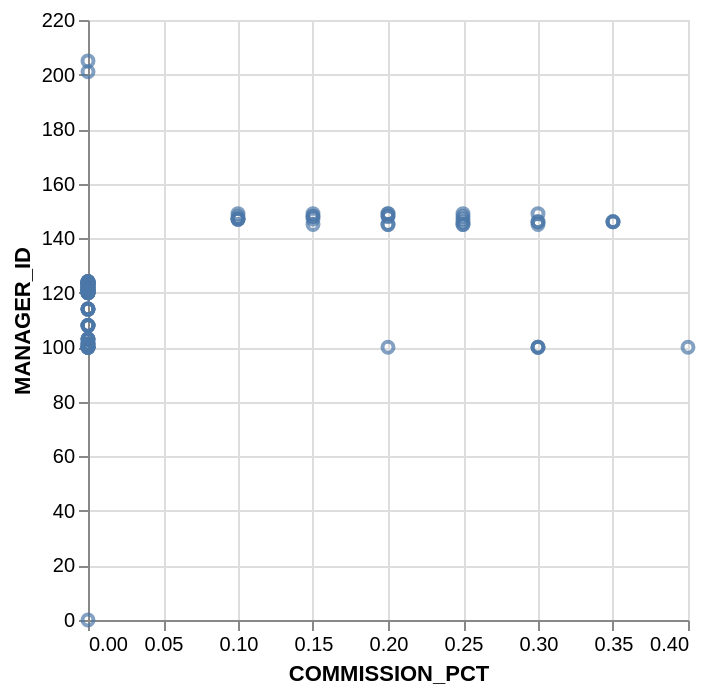

Express this chart as Vega-Lite.
### Vega-Lite specification from a JSON file in a GitHub repository (floating-point values rounded to 4 significant figures)
{"data": {"values": [{"x_data": 0, "y_data": 0}, {"x_data": 0, "y_data": 100}, {"x_data": 0, "y_data": 100}, {"x_data": 0, "y_data": 102}, {"x_data": 0, "y_data": 103}, {"x_data": 0, "y_data": 103}, {"x_data": 0, "y_data": 103}, {"x_data": 0, "y_data": 103}, {"x_data": 0, "y_data": 101}, {"x_data": 0, "y_data": 108}, {"x_data": 0, "y_data": 108}, {"x_data": 0, "y_data": 108}, {"x_data": 0, "y_data": 108}, {"x_data": 0, "y_data": 108}, {"x_data": 0, "y_data": 100}, {"x_data": 0, "y_data": 114}, {"x_data": 0, "y_data": 114}, {"x_data": 0, "y_data": 114}, {"x_data": 0, "y_data": 114}, {"x_data": 0, "y_data": 114}, {"x_data": 0, "y_data": 100}, {"x_data": 0, "y_data": 100}, {"x_data": 0, "y_data": 100}, {"x_data": 0, "y_data": 100}, {"x_data": 0, "y_data": 100}, {"x_data": 0, "y_data": 120}, {"x_data": 0, "y_data": 120}, {"x_data": 0, "y_data": 120}, {"x_data": 0, "y_data": 120}, {"x_data": 0, "y_data": 121}, {"x_data": 0, "y_data": 121}, {"x_data": 0, "y_data": 121}, {"x_data": 0, "y_data": 121}, {"x_data": 0, "y_data": 122}, {"x_data": 0, "y_data": 122}, {"x_data": 0, "y_data": 122}, {"x_data": 0, "y_data": 122}, {"x_data": 0, "y_data": 123}, {"x_data": 0, "y_data": 123}, {"x_data": 0, "y_data": 123}, {"x_data": 0, "y_data": 123}, {"x_data": 0, "y_data": 124}, {"x_data": 0, "y_data": 124}, {"x_data": 0, "y_data": 124}, {"x_data": 0, "y_data": 124}, {"x_data": 0.4, "y_data": 100}, {"x_data": 0.3, "y_data": 100}, {"x_data": 0.3, "y_data": 100}, {"x_data": 0.3, "y_data": 100}, {"x_data": 0.2, "y_data": 100}, {"x_data": 0.3, "y_data": 145}, {"x_data": 0.25, "y_data": 145}, {"x_data": 0.25, "y_data": 145}, {"x_data": 0.2, "y_data": 145}, {"x_data": 0.2, "y_data": 145}, {"x_data": 0.15, "y_data": 145}, {"x_data": 0.35, "y_data": 146}, {"x_data": 0.35, "y_data": 146}, {"x_data": 0.35, "y_data": 146}, {"x_data": 0.3, "y_data": 146}, {"x_data": 0.3, "y_data": 146}, {"x_data": 0.25, "y_data": 146}, {"x_data": 0.25, "y_data": 147}, {"x_data": 0.15, "y_data": 147}, {"x_data": 0.1, "y_data": 147}, {"x_data": 0.1, "y_data": 147}, {"x_data": 0.1, "y_data": 147}, {"x_data": 0.1, "y_data": 147}, {"x_data": 0.25, "y_data": 148}, {"x_data": 0.2, "y_data": 148}, {"x_data": 0.2, "y_data": 148}, {"x_data": 0.15, "y_data": 148}, {"x_data": 0.15, "y_data": 148}, {"x_data": 0.1, "y_data": 148}, {"x_data": 0.3, "y_data": 149}, {"x_data": 0.25, "y_data": 149}, {"x_data": 0.2, "y_data": 149}, {"x_data": 0.2, "y_data": 149}, {"x_data": 0.15, "y_data": 149}, {"x_data": 0.1, "y_data": 149}, {"x_data": 0, "y_data": 120}, {"x_data": 0, "y_data": 120}, {"x_data": 0, "y_data": 120}, {"x_data": 0, "y_data": 120}, {"x_data": 0, "y_data": 121}, {"x_data": 0, "y_data": 121}, {"x_data": 0, "y_data": 121}, {"x_data": 0, "y_data": 121}, {"x_data": 0, "y_data": 122}, {"x_data": 0, "y_data": 122}, {"x_data": 0, "y_data": 122}, {"x_data": 0, "y_data": 122}, {"x_data": 0, "y_data": 123}, {"x_data": 0, "y_data": 123}, {"x_data": 0, "y_data": 123}, {"x_data": 0, "y_data": 123}, {"x_data": 0, "y_data": 124}, {"x_data": 0, "y_data": 124}, {"x_data": 0, "y_data": 124}, {"x_data": 0, "y_data": 124}, {"x_data": 0, "y_data": 101}, {"x_data": 0, "y_data": 100}, {"x_data": 0, "y_data": 201}, {"x_data": 0, "y_data": 101}, {"x_data": 0, "y_data": 101}, {"x_data": 0, "y_data": 205}]}, "mark": "point", "encoding": {"x": {"field": "x_data", "type": "quantitative", "title": "COMMISSION_PCT"}, "y": {"field": "y_data", "type": "quantitative", "title": "MANAGER_ID"}}}
